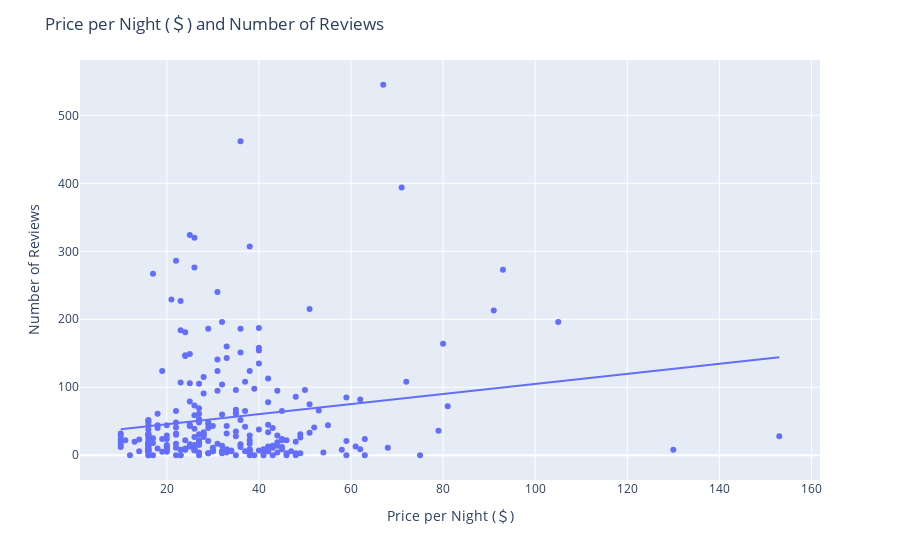

This figure's notebook cell:
### Markdown cell above
## Price per Night and Number of Reviews Scatter Plot

### Code cell
price_reviews_scatter = px.scatter(dfUNIQUE, x='Price_in_USD', y='#_of_Reviews', trendline='ols')
price_reviews_scatter.update_layout(title="Price per Night (＄) and Number of Reviews",
                                    xaxis_title="Price per Night (＄)",
                                    yaxis_title="Number of Reviews")
price_reviews_scatter.show()

### Figure 1 — Plotly figure (JSON) as saved in the notebook; plotly's stock layout.template omitted (floating-point values rounded to 4 significant figures; data arrays with more than 128 entries replaced by an {"elided": "..."} marker saying what was removed)
{"data": [{"hovertemplate": "Price_in_USD=%{x}<br>#_of_Reviews=%{y}<extra></extra>", "legendgroup": "", "marker": {"color": "#636efa", "symbol": "circle"}, "mode": "markers", "name": "", "orientation": "v", "showlegend": false, "type": "scatter", "x": {"elided": "254 int values"}, "xaxis": "x", "y": {"elided": "254 int values"}, "yaxis": "y"}, {"hovertemplate": "<b>OLS trendline</b><br>#_of_Reviews = 0.739992 * Price_in_USD + 30.8296<br>R<sup>2</sup>=0.029253<br><br>Price_in_USD=%{x}<br>#_of_Reviews=%{y} <b>(trend)</b><extra></extra>", "legendgroup": "", "marker": {"color": "#636efa", "symbol": "circle"}, "mode": "lines", "name": "", "showlegend": false, "type": "scatter", "x": {"elided": "254 int values"}, "xaxis": "x", "y": {"elided": "254 float values"}, "yaxis": "y"}], "layout": {"autosize": true, "legend": {"tracegroupgap": 0}, "margin": {"t": 60}, "title": {"text": "Price per Night (＄) and Number of Reviews"}, "xaxis": {"anchor": "y", "autorange": true, "domain": [0, 1], "range": [1.267, 161.7], "title": {"text": "Price per Night (＄)"}, "type": "linear"}, "yaxis": {"anchor": "x", "autorange": true, "domain": [0, 1], "range": [-42.2, 587.2], "title": {"text": "Number of Reviews"}, "type": "linear"}}}
